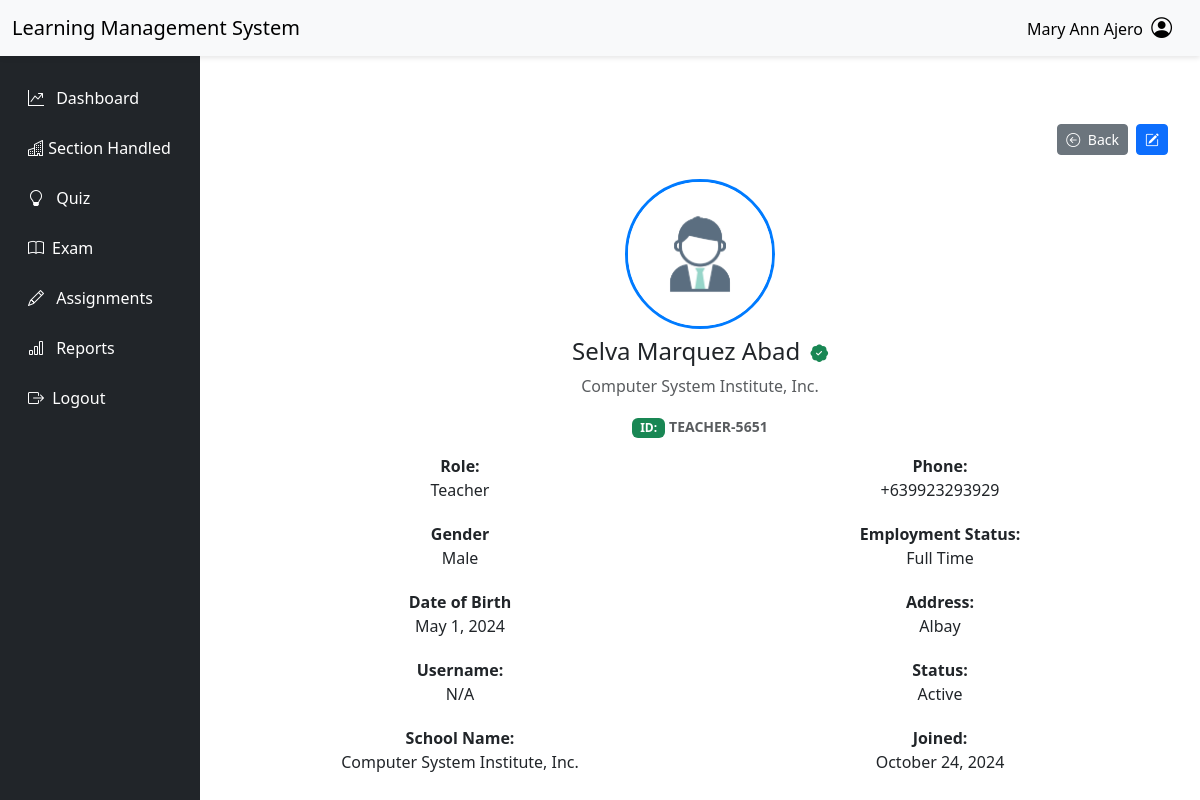
The page /faculty/index.php?page=teacher_prof (signed in) on the database as committed earlier.
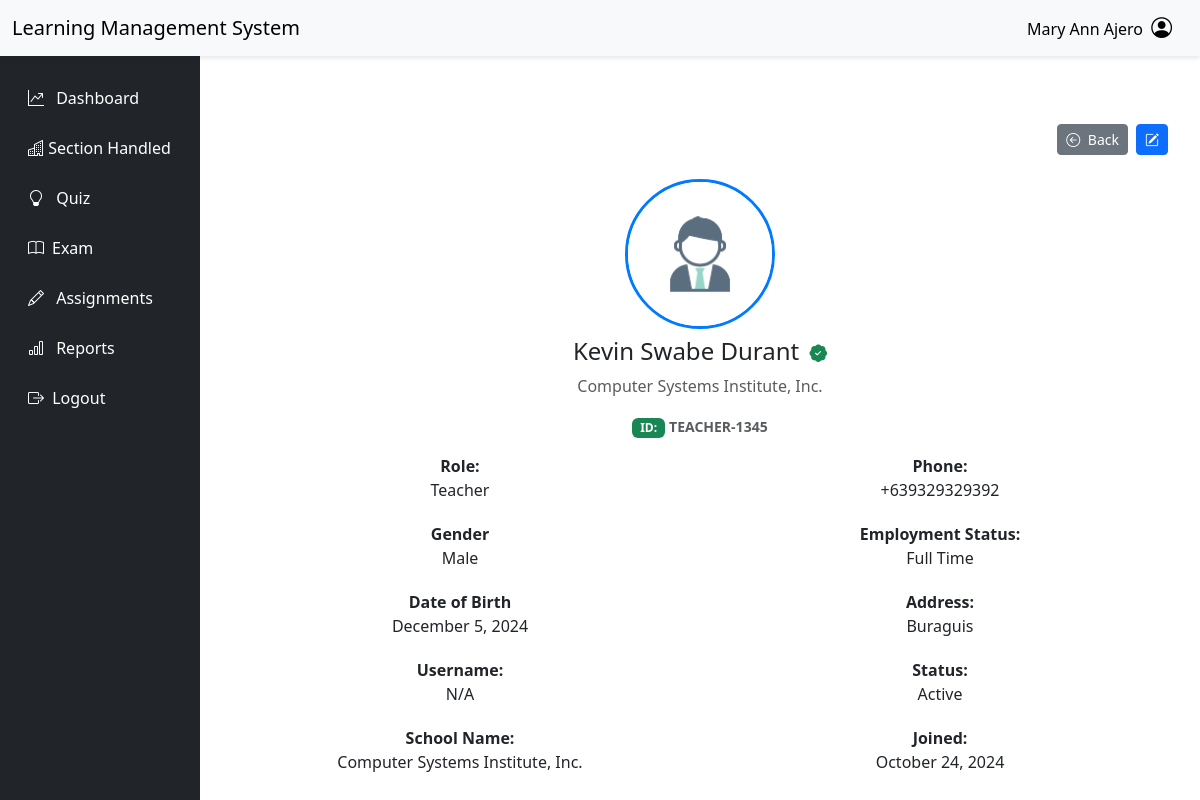
The same page on the database as committed later.
### tables this page shows
CREATE TABLE `teacher` (
  `teacher_id` varchar(50) NOT NULL COMMENT 'Primary key',
  `teacher_fname` varchar(50) NOT NULL,
  `teacher_mname` varchar(50) DEFAULT NULL,
  `teacher_lname` varchar(50) NOT NULL,
  `teacher_contact` bigint DEFAULT NULL,
  `teacher_gender` varchar(50) DEFAULT NULL,
  `teacher_dob` date NOT NULL,
  `status` varchar(50) DEFAULT NULL,
  `teacher_address` varchar(150) NOT NULL,
  `date_added` date NOT NULL,
  `id` varchar(50) DEFAULT NULL COMMENT 'User ID'
);

CREATE TABLE `school` (
  `ID` int NOT NULL,
  `SCHOOL_NAME` varchar(200) NOT NULL,
  `SCHOOL_ADDRESS` varchar(150) NOT NULL
);

### includes/dbh-inc.php (called while the page is built)
<?php
include "function.php";
$mySQLFunction = new myDataBase("localhost", "root", "Nicolas051002", "lms_db");

### includes/function.php (called while the page is built, shortened)
<?php
class myDataBase
{
    private $hostname;
    private $username;
    private $password;
    private $database;
    public $con;
    public function __construct($hostname, $username, $password, $database)
    {
        $this->hostname = $hostname;
        $this->username = $username;
        $this->password = $password;
        $this->database = $database;
    }
    public function connection()
    {
        try {
            if (!$this->con) {
                $this->con = mysqli_connect($this->hostname, $this->username, $this->password, $this->database);
                if ($this->con) {
                    return true;
                } else {
                    return false;
                }
            } else {
                return true;
            }
        } catch (mysqli_sql_exception $e) {
            echo $e;
        }
    }
    public function disconnect()
    {
        if ($this->con) {
            if (mysqli_close($this->con)) {
                $this->con = false;
                return true;
            } else {
                return false;
            }
        } else {
            return true;
        }
    }
    public function getSchool()
    {
        $sql = "SELECT * FROM `SCHOOL`";
        $stored = ($this->con->query($sql))->fetch_assoc();
        return $stored;
    }
    public function getTeacherInfo($teacher_id)
    {
        $sql = "SELECT * FROM `teacher` WHERE teacher_id = ?";
        $stmt = $this->con->prepare($sql);
        $stmt->bind_param("i", $teacher_id);
        $stmt->execute();
        $result = $stmt->get_result()->fetch_assoc();
        return $result;
    }
}

### faculty/teacher_prof.php (the view, shortened to what this page needs)
<?php
require_once "../includes/dbh-inc.php";
$mySQLFunction->connection();
$showSchool = $mySQLFunction->getSchool();
$teacherInfo = $mySQLFunction->getTeacherInfo($_SESSION['teacher_id']);
$teacherFullName = $teacherInfo['teacher_fname'] . ' ' . $teacherInfo['teacher_mname'] . ' ' . $teacherInfo['teacher_lname'];
$birthDate = new DateTime($teacherInfo['teacher_dob']);
$formattedbirthDate = $birthDate->format('F j, Y');
?>
<main class="col-md-12 ms-sm-auto col-lg-10">
    <div class="container">
        <div class="row">
            <div class="col-md-12">
                <div class="profile-card">
                    <div class="d-flex flex-wrap justify-content-end mb-3">
                        <button class="btn btn-secondary btn-sm me-2 mb-2"
                            onclick="location.href='index.php?page=index'">
                            <i class="bi bi-arrow-left-circle me-1"></i> Back
                        </button>
                        <button type="button" class="btn btn-primary btn-sm mb-2"
                            title="Edit" data-bs-toggle="modal" data-bs-target="#updateteacherinfo">
                            <i class="bi bi-pencil-square"></i>
                        </button>
                    </div>
                    <div class="profile-header text-center mb-3">
                        <?php if ($teacherInfo['teacher_gender'] === "MALE") { ?>
                            <img src="../assets/Upload/admin.jpg" alt="Profile Image" class="profile-img-circle mb-2">
                        <?php } else { ?>
                            <img src="../assets/Upload/female.jpg" alt="Profile Image" class="profile-img-circle mb-2">
                        <?php } ?>
                        <h4><?php echo ucwords(strtolower($teacherFullName)); ?>
                            <i class="bi bi-patch-check-fill ms-1 text-success" style="font-size: 1.1rem;"></i>
                        </h4>
                        <p class="text-muted"><?php echo ucwords(strtolower($showSchool['SCHOOL_NAME'])); ?></p>
                        <span class="badge bg-success text-white">ID:</span>
                        <small class="text-muted fw-semibold">
                            <?php echo htmlspecialchars($teacherInfo['teacher_id'], ENT_QUOTES, 'UTF-8'); ?>
                        </small>
                    </div>
                    <div class="profile-details">
                        <div class="row mb-1">
                            <div class="col-md-6">
                                <strong>Role:</strong>
                                <p><?php echo ucwords(strtolower($_SESSION["user_role"])); ?></p>
                            </div>
                            <div class="col-md-6">
                                <strong>Phone:</strong>
                                <p>+63<?php echo $teacherInfo['teacher_contact']; ?></p>
                            </div>
                        </div>
                        <div class="row mb-1">
                            <div class="col-md-6">
                                <strong>Gender</strong>
                                <p><?php echo ucwords(strtolower($teacherInfo['teacher_gender'])); ?></p>
                            </div>
                            <div class="col-md-6">
                                <strong>Employment Status:</strong>
                                <p><?php echo ucwords(strtolower($teacherInfo['status'])); ?></p>
                            </div>
                        </div>
                        <div class="row mb-1">
                            <div class="col-md-6">
                                <strong>Date of Birth</strong>
                                <p><?php echo htmlspecialchars($formattedbirthDate); ?></p>
                            </div>
                            <div class="col-md-6">
                                <strong>Address:</strong>
                                <p><?php echo ucwords(strtolower($teacherInfo['teacher_address'])); ?></p>
                            </div>
                        </div>
                        <div class="row mb-1">
                            <div class="col-md-6">
                                <strong>Username:</strong>
                                <p>N/A</p>
                            </div>
                            <div class="col-md-6">
                                <strong>Status:</strong>
                                <p>Active</p>
                            </div>
                        </div>
                        <div class="row mb-1">
                            <div class="col-md-6">
                                <strong>School Name:</strong>
                                <p><?php echo ucwords(strtolower($showSchool['SCHOOL_NAME'])); ?></p>
                            </div>
                            <div class="col-md-6">
                                <strong>Joined:</strong>
                                <p><?php echo htmlspecialchars($_SESSION["teacher_added"]); ?></p>
                            </div>
                        </div>
                    </div>
                </div>
            </div>
        </div>
    </div>
</main>

### faculty/includes/teacher-header.php (shortened to what this page needs)
<!DOCTYPE html>
<html lang="en">
<head>
    <link rel="stylesheet" href="../assets/css/teacher.css?v=<?php echo time(); ?>" />
    <link href="https://cdn.jsdelivr.net/npm/bootstrap@5.3.0/dist/css/bootstrap.min.css" rel="stylesheet">
    <link href="https://cdn.jsdelivr.net/npm/bootstrap-icons@1.10.5/font/bootstrap-icons.css" rel="stylesheet">
</head>
<body>
    <nav class="navbar navbar-expand-lg navbar-light bg-light">
        <div class="container-fluid">
            <div class="navbar-brand text-black d-none d-lg-block">
                Learning Management System
            </div>
            <div class="me-2">
                <div class="dropdown d-none d-lg-block ms-auto text-success nav-shadow">
                    <a href="#" class="d-flex align-items-center text-decoration-none" id="profileDropdown" data-bs-toggle="dropdown" aria-expanded="false">
                        <div class="text-black me-2" style="font-weight: 400;">
                            <?php
                            echo ucwords(strtolower($_SESSION["teacher_fname"] . ' ' . $_SESSION["teacher_lname"]));
                            ?>
                            <i class="bi bi-person-circle ms-1" style="font-size: 1.3rem;"></i>
                        </div>
                    </a>
                </div>
            </div>
        </div>
    </nav>
    <div class="side">
        <div class="container-fluid">
            <div class="row mt-5">
                <nav id="sidebar" class="col-md-5 col-lg-2 bg-dark sidebar offcanvas-md offcanvas-start" style="max-width: 250px;">
                    <div class="position-sticky">
                        <ul class="nav flex-column">
                            <li class="nav-item d-none d-md-block">
                                <a class="nav-link active">
                                </a>
                            </li>
                            <li class="nav-item mt-2">
                                <a class="nav-link active" href="index.php?page=dashboard">
                                    <i class="bi bi-graph-up-arrow me-2"></i> Dashboard
                                </a>
                            </li>
                            <li class="nav-item">
                                <a class="nav-link active" href="index.php?page=section_handled">
                                    <i class="bi bi-buildings"></i> Section Handled
                                </a>
                            </li>
                            <li class="nav-item">
                                <a class="nav-link active" href="index.php?page=teachaer_quiz">
                                    <i class="bi bi-lightbulb me-2"></i> Quiz
                                </a>
                            </li>
                            <li class="nav-item">
                                <a class="nav-link active" href="index.php?page=teachaer_exam">
                                    <i class="bi bi-book me-2"></i></i>Exam
                                </a>
                            </li>
                            <li class="nav-item">
                                <a class="nav-link active" href="index.php?page=teachaer_assignment">
                                    <i class="bi bi-pencil  me-2"></i> Assignments
                                </a>
                            </li>
                            <li class="nav-item">
                                <a class="nav-link active" href="index.php?page=teachaer_grade">
                                    <i class="bi bi-bar-chart me-2"></i> Reports
                                </a>
                            </li>
                            <li class="nav-item">
                                <a type="button" class="nav-link active" data-bs-toggle="modal" data-bs-target="#logoutModal">
                                    <i class="bi bi-box-arrow-right  me-1"></i> Logout
                                </a>
                            </li>
                        </ul>
                    </div>
                </nav>
            </div>
        </div>
    </div>

### faculty/index.php (shortened to what this page needs)
 <?php
    include("./includes/teacher-header.php");
    ?>
<?php
$page = isset($_GET["page"]) ? $_GET["page"] : "dashboard";
switch ($page) {
    case "teacher_prof":
        require_once 'teacher_prof.php';
        break;
}
?>

### assets/css/teacher.css (style rules this page uses)
body { font-family: "Segoe UI", Tahoma, Geneva, Verdana, sans-serif; background-color: #f1f4f9; }
.navbar { position: fixed; top: 0; width: 100%; z-index: 999; background-color: #ffffff; box-shadow: 0 2px 5px rgba(0, 0, 0, 0.1); transition: all 0.3s; }
.sidebar { background-color: #333; color: #fff; padding: 20px; height: 100vh; position: fixed; top: 0; left: 0; width: 210px; overflow-y: auto; }
.sidebar ul { list-style: none; padding: 0; margin: 0; }
.sidebar li { margin-bottom: 10px; }
.sidebar a { color: #fff; text-decoration: none; border-radius: 5px; }
.btn-primary { background-color: #1976d2; border-color: #1976d2; transition: background-color 0.3s ease; }
.profile-card { border-radius: 10px; padding: 20px; width: 100%; max-width: 1200px; margin: 0 auto; }
.profile-header, .profile-details { text-align: center; }
.profile-img-circle { border-radius: 50%; width: 150px; height: 150px; object-fit: cover; border: 3px solid #007bff; }

Rows that differ between the two databases and show on the page:
removed teacher: teacherFullName "Selva Marquez Abad", teacher_id "TEACHER-5651", teacher_contact "9923293929", teacher_gender "Male", status "Full Time", teacher_dob "May 1, 2024", teacher_address "Albay"
added teacher: teacherFullName "Kevin Swabe Durant", teacher_id "TEACHER-1345", teacher_contact "9329329392", teacher_gender "Male", status "Full Time", teacher_dob "December 5, 2024", teacher_address "Buraguis"
changed school: SCHOOL_NAME "Computer System Institute, Inc." → "Computer Systems Institute, Inc."
